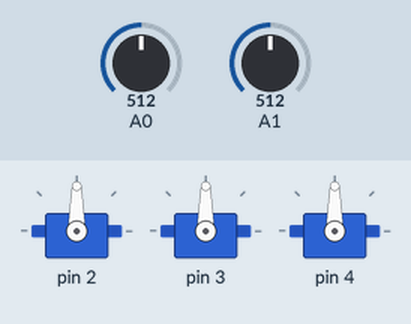
This sketch was run on a simulated Arduino Uno, built with avr-gcc and run on an emulated ATmega328P. On the bench: 3 × servo. The inputs (shaded band) are chosen by the test bench; at power-on: A0 = 512, A1 = 512.

Above: at 1.2 s.
1.3 s: A0 set to 716
At 2.4 s:
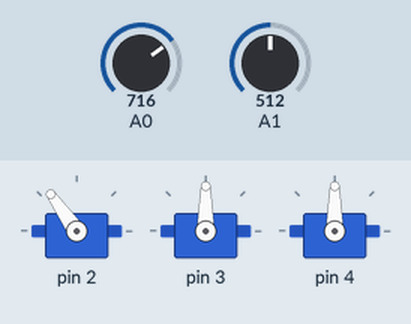
2.8 s: A1 set to 716
At 3.6 s:
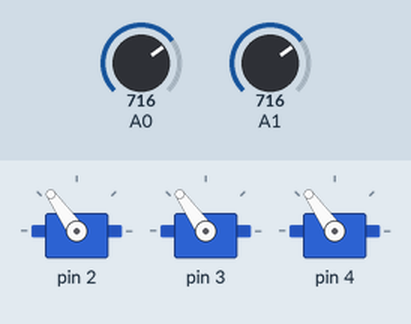
4.3 s: A0 set to 900
At 4.7 s:
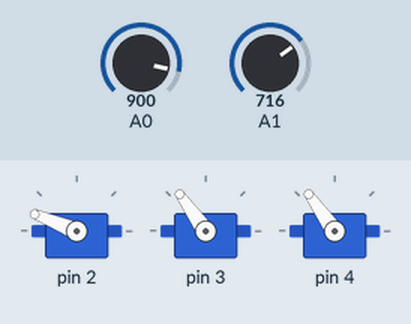
5.8 s: A1 set to 900
At 7.0 s:
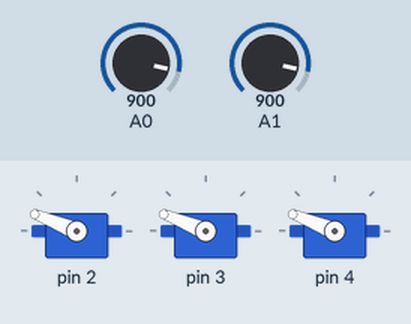
7.3 s: A0 set to 1023
At 8.2 s:
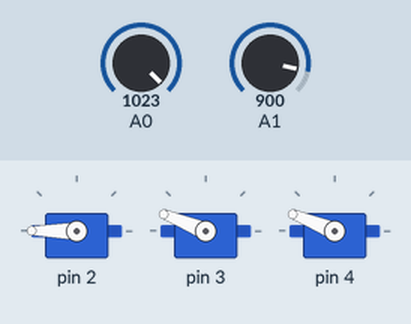
8.8 s: A1 set to 1023
At 9.3 s:
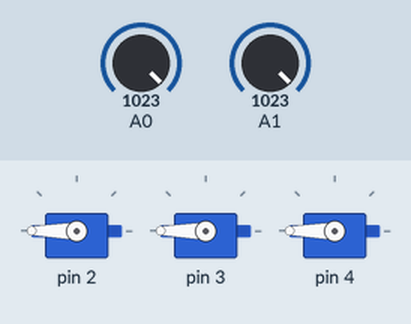
Timing chart, 0 to 11.3 s (numbered marks = the images above; inputs shaded):
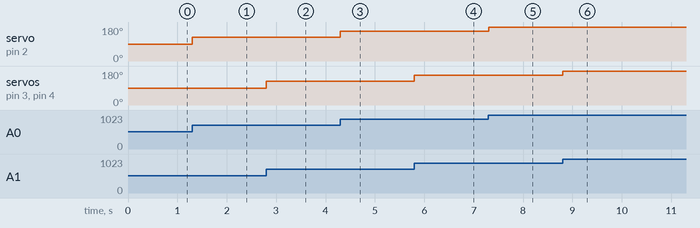

Measured:
- after the input at 1.3 s, servo on pin 2: 90° → 125° at once
- after the input at 2.8 s, servo on pin 3, servo on pin 4: 90° → 125° at once
- after the input at 4.3 s, servo on pin 2: 125° → 158° at once
- after the input at 5.8 s, servo on pin 3, servo on pin 4: 125° → 158° at once
- after the input at 7.3 s, servo on pin 2: 158° → 180° at once
- after the input at 8.8 s, servo on pin 3, servo on pin 4: 158° → 180° at once

The sketch:

servoGen.ino
```cpp
#include <Servo.h>

class ServoControl
{
private:
    Servo servo;
    byte pin;
    byte pot;

public:
    ServoControl(byte pin, byte pot)
    {
        this->pin = pin;
        this->pot = pot;
        servo.attach(pin);
    }
    void follow()
    {
        servo.write(map(analogRead(pot), 0, 1023, 0, 180));
    }
};
ServoControl servos[3] = {ServoControl(2, 0), ServoControl(3, 1), ServoControl(4, 1)};
void setup() {}
void loop()
{
    for (int i = 0; i <= 2; i++)
    {
        servos[i].follow();
    }
}
```
